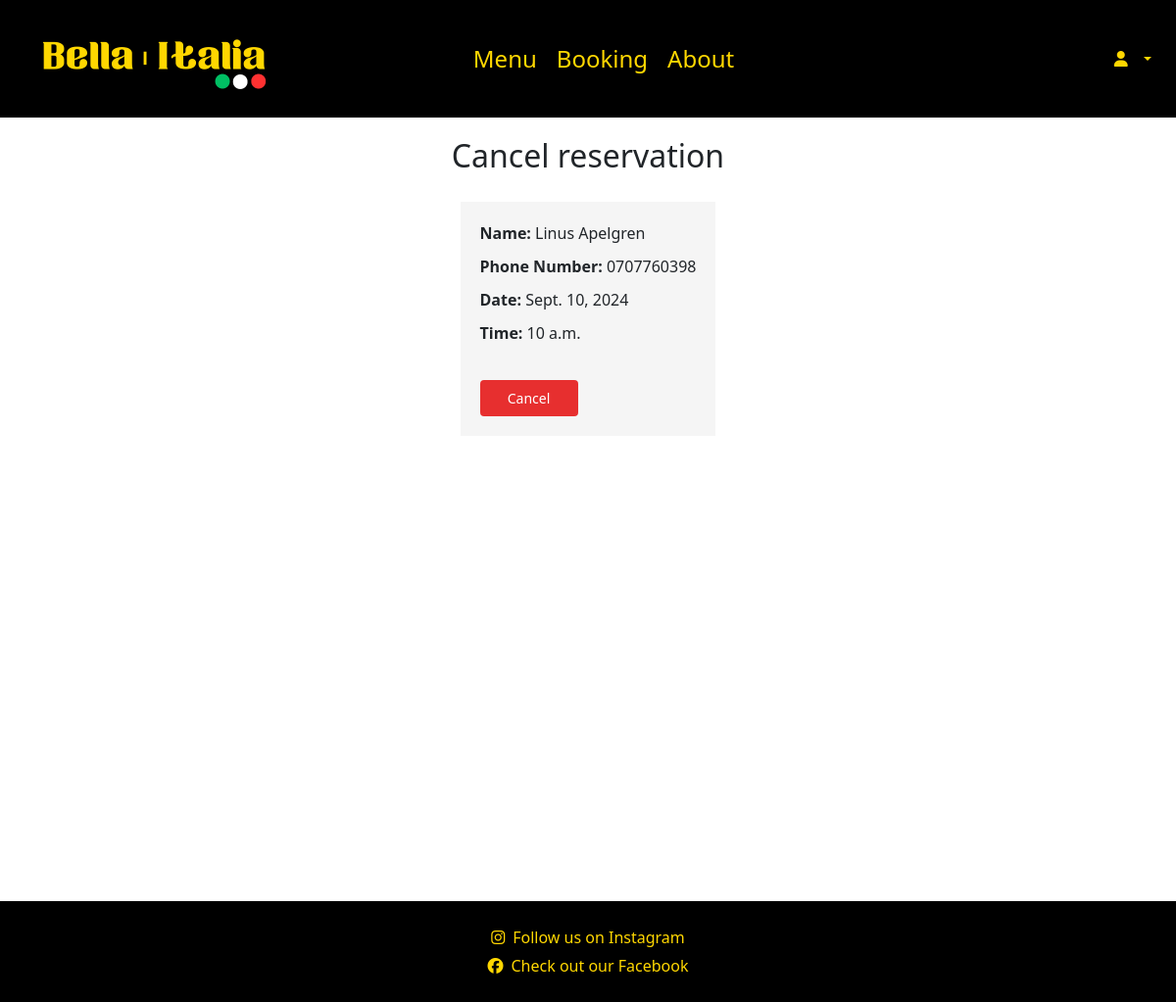
Page /booking/cancellation/3/ on the committed database.
### booking/models.py (models this page shows, shortened)
class Reservation(models.Model):
    user = models.ForeignKey(settings.AUTH_USER_MODEL, on_delete=models.CASCADE, related_name='reservations')
    name = models.CharField(max_length=100)
    phone_number = models.CharField(max_length=20)
    guests = models.PositiveIntegerField()  # Ensures positive integer
    date = models.DateField()
    time = models.TimeField()  # Change to TimeField
    created_at = models.DateTimeField(auto_now_add=True)

### booking/views.py (the view)
# urls.py: path('cancellation/<int:reservation_id>/', cancellation, name='cancellation'),
def cancellation(request, reservation_id):
    reservation = get_object_or_404(Reservation, pk=reservation_id)
    return render(request, 'booking/cancellation.html', {'reservation': reservation})

### booking/templates/booking/cancellation.html (shortened to what this page needs)
{% extends 'base.html' %}
{% load static %}
{% block content %}
<div class="container min-vh-100 d-flex align-items-center" style="flex-direction: column;">
    <h2>Cancel reservation</h2>
    <div class="confirmation-details">
        <ul>
            <li><strong>Name:</strong> {{ reservation.name }}</li>
            <li><strong>Phone Number:</strong> {{ reservation.phone_number }}</li>
            <li><strong>Date:</strong> {{ reservation.date }}</li>
            <li><strong>Time:</strong> {{ reservation.time }}</li>
        </ul>
        <a href="{% url 'cancel_reservation' reservation.id %}" class="confirmation-details-button">Cancel</a>
    </div>
</div>
{% endblock %}

### static/css/styles.css (style rules this page uses)
body { margin: 0; padding-top: 120px; font-family: Arial, sans-serif; display: flex; flex-direction: column; min-height: 100vh; position: relative; }
.confirmation-details { width: fit-content; display: flex; justify-content: center; padding: 20px; margin-top: 20px; display: flex; flex-direction: column; background-color: whitesmoke; }
.confirmation-details ul { list-style-type: none; padding: 0; }
.confirmation-details ul li { margin-bottom: 10px; }
.confirmation-details-button { background-color: #e72f2f; color: white; border: none; padding: 8px 16px; text-align: center; text-decoration: none; display: inline-block; font-size: 14px; margin-top: 10px; cursor: pointer; border-radius: 4px; width: 100px; }
h2 { display: flex; justify-content: center; align-items: center; padding-top: 20px; }

### rows in the picture
Reservation: name "Linus Apelgren", phone_number "0707760398", date "Sept. 10, 2024", time "10 a.m."
